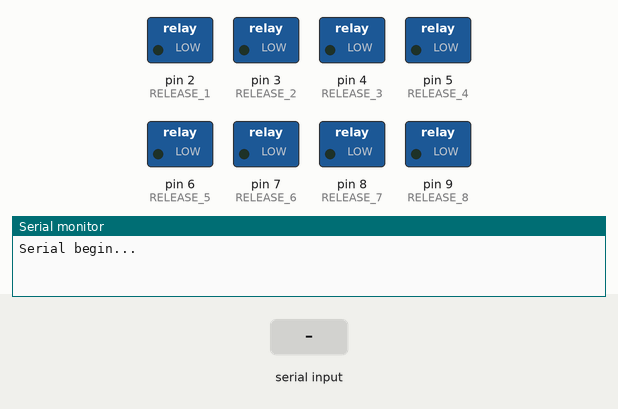
Simulated run of this program. Board: Arduino Mega 2560, built with avr-gcc and run on an emulated ATmega2560. On the bench: switched loads named in the program (green lamp = pin HIGH), the last lines printed to the serial monitor. The test bench sets the inputs (shaded band).

Above: at 0.1 s.
At 3.2 s:
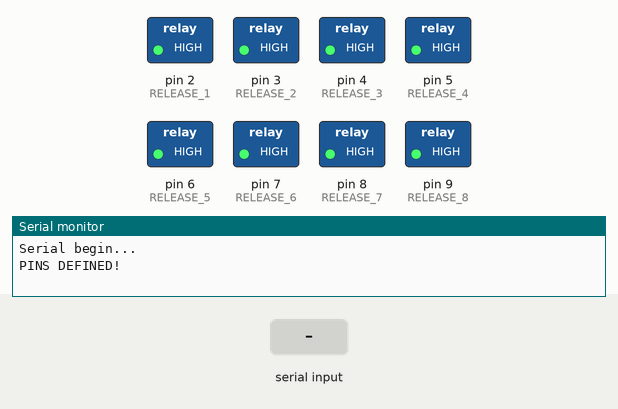
3.3 s: "1\n" received over Serial
4.8 s: "2\n" received over Serial
6.3 s: "3\n" received over Serial
7.8 s: "4\n" received over Serial
9.3 s: "5\n" received over Serial
10.8 s: "6\n" received over Serial
Timing chart, 0 to 13.3 s (numbered marks = the images above; inputs shaded):
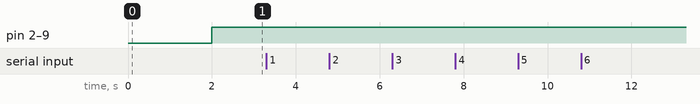

The program:

main.cpp
```cpp
#include "Conf.h"


int timer = 0;
String cmd = "";

unsigned long previousMillis = 0;


void setup() {
  INIT_DEBUG;
  DBGLN("Serial begin...");
  delay(1000);

  pin_init();

  DBGLN("PINS DEFINED!");
  delay(1000);
}


void loop() {
  set_pins_high();

  if(Serial.available()) {
    cmd = Serial.readStringUntil('\n');

    // Check if there's another input from serial.
    if((cmd != "1") || (cmd != "2") || (cmd != "3") || (cmd != "4") ||
       (cmd != "5") || (cmd != "6") || (cmd != "7") || (cmd != "8")) {
      Serial.println("You sent the wrong command!");
    }

    if((cmd == "1")) {
      digitalWrite(RELEASE_1, LOW);
      DBGLN("PRODUCT 1 RELEASED!");
      unsigned long currentMillis = millis();
      if (currentMillis - previousMillis >= 5000) {
        previousMillis = currentMillis;
        if (timer == 0) {
          timer = 1;
          DBGLN("Timeout reached!");
        }
        else {
          timer = 0;
        }
      }
    }

    if((cmd == "2")) {
      digitalWrite(RELEASE_2, LOW);
      DBGLN("PRODUCT 2 RELEASED!");
      unsigned long currentMillis = millis();
      if (currentMillis - previousMillis >= 5000) {
        previousMillis = currentMillis;
        if (timer == 0) {
          timer = 1;
          DBGLN("Timeout reached!");
        }
        else {
          timer = 0;
        }
      }
    }

    if((cmd == "3")) {
      digitalWrite(RELEASE_3, LOW);
      DBGLN("PRODUCT 3 RELEASED!");
      unsigned long currentMillis = millis();
      if (currentMillis - previousMillis >= 5000) {
        previousMillis = currentMillis;
        if (timer == 0) {
          timer = 1;
          DBGLN("Timeout reached!");
        }
        else {
          timer = 0;
        }
      }
    }

    if((cmd == "4")) {
      digitalWrite(RELEASE_4, LOW);
      DBGLN("PRODUCT 4 RELEASED!");
      unsigned long currentMillis = millis();
      if (currentMillis - previousMillis >= 5000) {
        previousMillis = currentMillis;
        if (timer == 0) {
          timer = 1;
          DBGLN("Timeout reached!");
        }
        else {
          timer = 0;
        }
      }
    }

    if((cmd == "5")) {
      digitalWrite(RELEASE_5, LOW);
      DBGLN("PRODUCT 5 RELEASED!");
      unsigned long currentMillis = millis();
      if (currentMillis - previousMillis >= 5000) {
        previousMillis = currentMillis;
        if (timer == 0) {
          timer = 1;
          DBGLN("Timeout reached!");
        }
        else {
          timer = 0;
        }
      }
    }

    if((cmd == "6")) {
      digitalWrite(RELEASE_6, LOW);
      DBGLN("PRODUCT 6 RELEASED!");
      unsigned long currentMillis = millis();
      if (currentMillis - previousMillis >= 5000) {
        previousMillis = currentMillis;
        if (timer == 0) {
          timer = 1;
          DBGLN("Timeout reached!");
        }
        else {
          timer = 0;
        }
      }
    }

    if((cmd == "7")) {
      digitalWrite(RELEASE_7, LOW);
      DBGLN("PRODUCT 7 RELEASED!");
      unsigned long currentMillis = millis();
      if (currentMillis - previousMillis >= 5000) {
        previousMillis = currentMillis;
        if (timer == 0) {
          timer = 1;
          DBGLN("Timeout reached!");
        }
        else {
          timer = 0;
        }
      }
    }

    if((cmd == "8")) {
      digitalWrite(RELEASE_8, LOW);
      DBGLN("PRODUCT 8 RELEASED!");
      unsigned long currentMillis = millis();
      if (currentMillis - previousMillis >= 5000) {
        previousMillis = currentMillis;
        if (timer == 0) {
          timer = 1;
          DBGLN("Timeout reached!");
        }
        else {
          timer = 0;
        }
      }
    }
  }
}
```

Conf.cpp
```cpp
#include "Conf.h"


void pin_init() {
    pinMode(RELEASE_1, OUTPUT);
    pinMode(RELEASE_2, OUTPUT);
    pinMode(RELEASE_3, OUTPUT);
    pinMode(RELEASE_4, OUTPUT);
    pinMode(RELEASE_5, OUTPUT);
    pinMode(RELEASE_6, OUTPUT);
    pinMode(RELEASE_7, OUTPUT);
    pinMode(RELEASE_8, OUTPUT);
}


void set_pins_high() {
    digitalWrite(RELEASE_1, HIGH);
    digitalWrite(RELEASE_2, HIGH);
    digitalWrite(RELEASE_3, HIGH);
    digitalWrite(RELEASE_4, HIGH);
    digitalWrite(RELEASE_5, HIGH);
    digitalWrite(RELEASE_6, HIGH);
    digitalWrite(RELEASE_7, HIGH);
    digitalWrite(RELEASE_8, HIGH);
}
```

Conf.h
```cpp
#ifndef Conf_h
#define Conf_h

#include <Arduino.h>


#define RELEASE_1     2
#define RELEASE_2     3
#define RELEASE_3     4
#define RELEASE_4     5
#define RELEASE_5     6
#define RELEASE_6     7
#define RELEASE_7     8
#define RELEASE_8     9

#define BAUDRATE_DEBUG          9600
#define INIT_DEBUG              Serial.begin(BAUDRATE_DEBUG);
#define DBG(str)                Serial.print(str);
#define DBGLN(str)              Serial.println(str);

void pin_init();

void set_pins_high();


#endif
```
